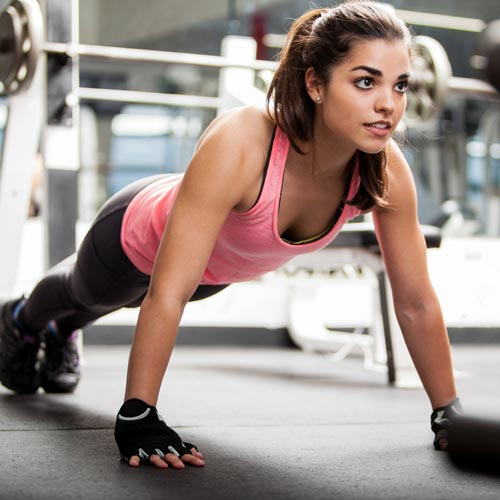
#> input picture assets/fitness.jpg, 500 x 500 px
$ python image_enhance.py
#> lines starting #> are read from the running program, lines starting #| are printed output that depends on the picture
#!/usr/bin/python3

from PIL import Image, ImageEnhance
im = Image.open("../assets/fitness.jpg")
#> im is the input picture: PIL image 500x500 RGB; mean R, G, B 157.4, 143.3, 137.6
enhancer = ImageEnhance.Color(im)
im2 = enhancer.enhance(0) # turn into black & white
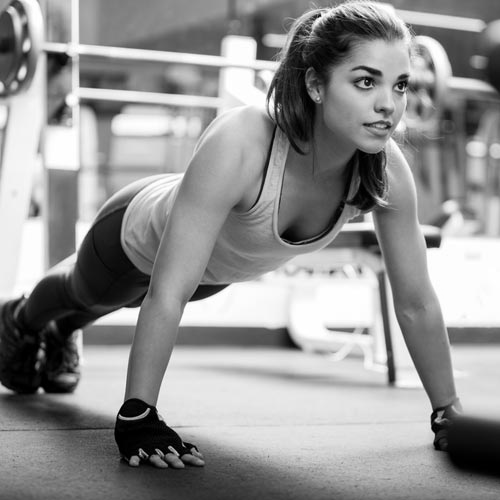
#> im2: PIL image 500x500 RGB; min 0, max 255, mean 146.9
im2.save("fitness_enhanced.jpg")

$ run again, with assets/amalfi_ilta.jpg copied over assets/fitness.jpg
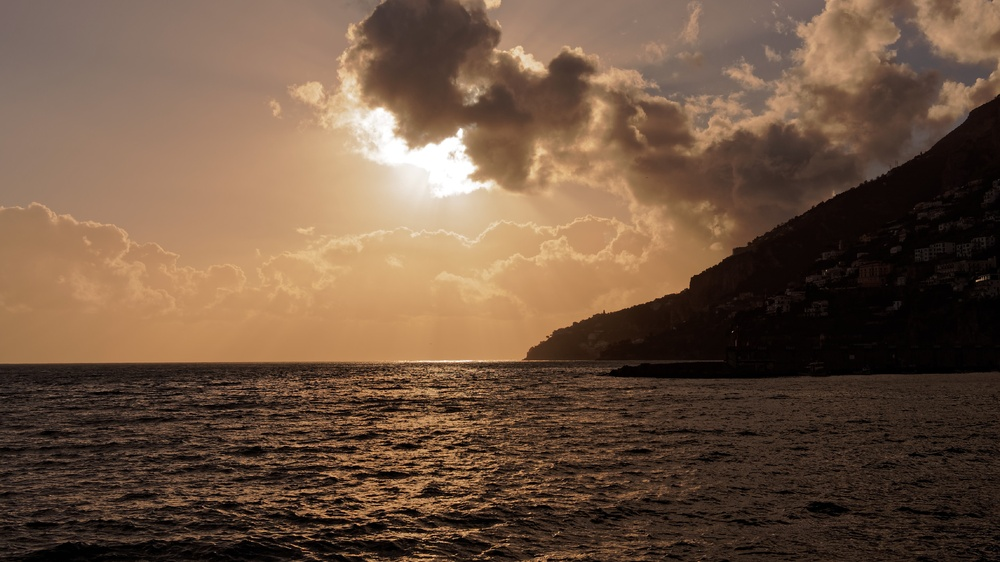
#> input picture assets/amalfi_ilta.jpg, 1000 x 562 px, shrunk from 2560 x 1440 before the run
#> im is the input picture: PIL image 1000x562 RGB; mean R, G, B 110.1, 84.6, 65
#> `im2 = enhancer.enhance(0)`:
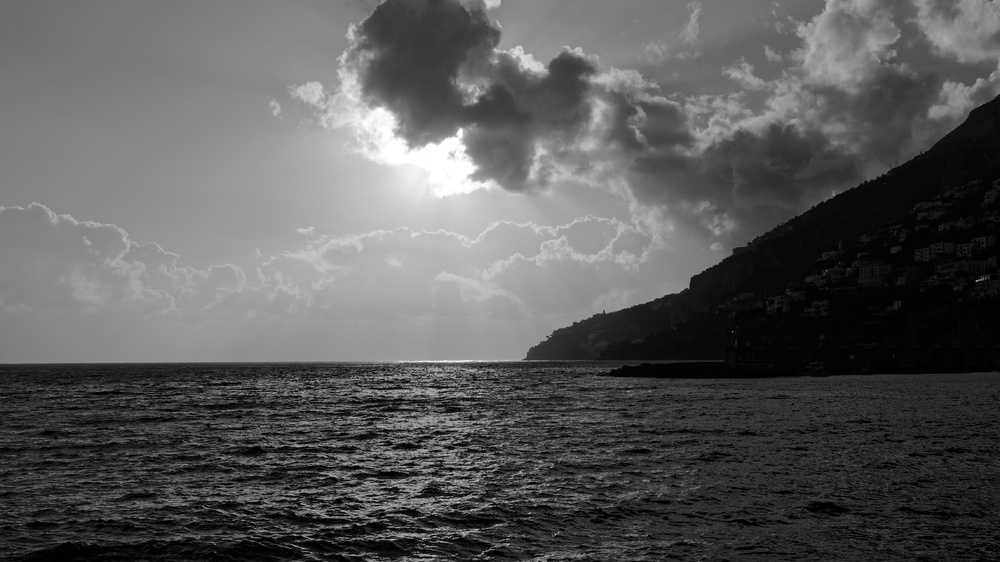
#> im2: PIL image 1000x562 RGB; min 0, max 255, mean 90

$ run again, with assets/bridge_in_rome.jpg copied over assets/fitness.jpg
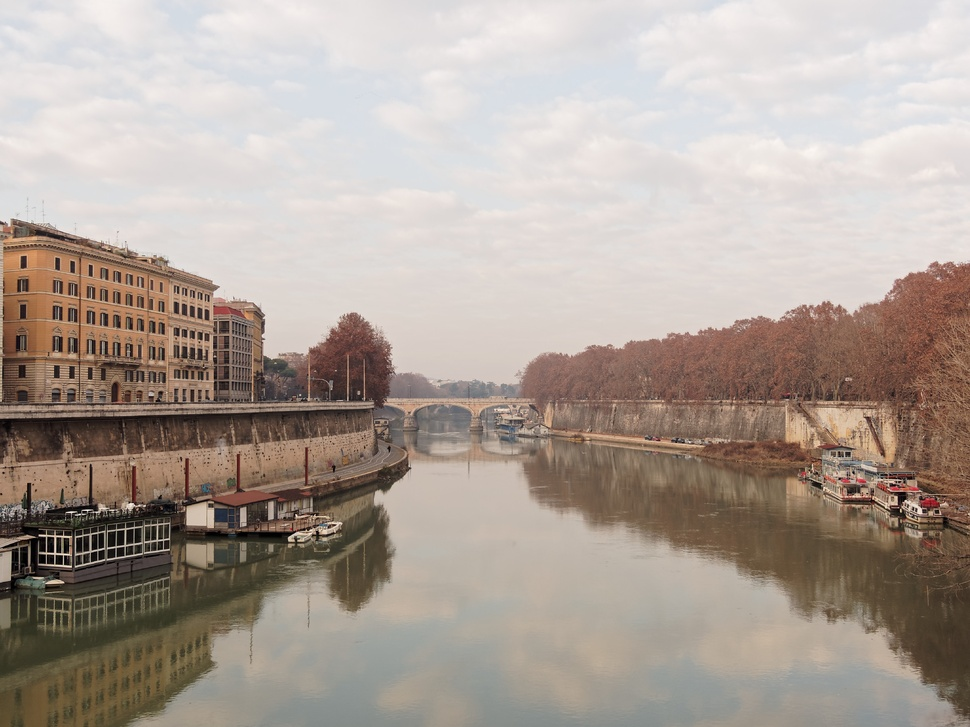
#> input picture assets/bridge_in_rome.jpg, 970 x 727 px, shrunk from 2560 x 1920 before the run
#> im is the input picture: PIL image 970x727 RGB; mean R, G, B 173.1, 161.3, 152.5
#> `im2 = enhancer.enhance(0)`:
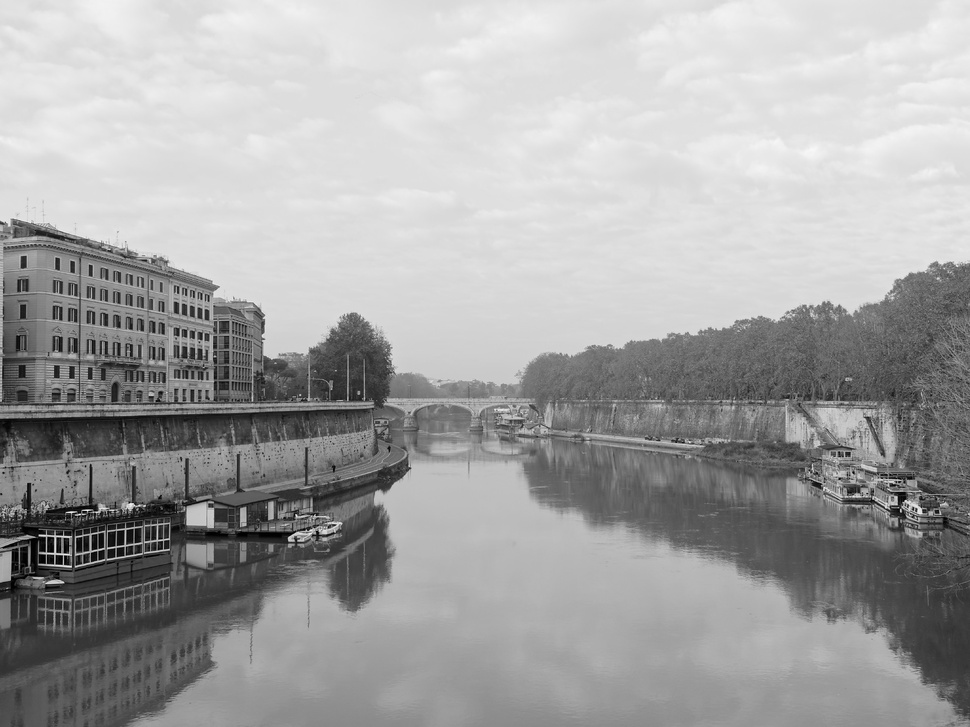
#> im2: PIL image 970x727 RGB; min 0, max 250, mean 163.8

$ run again, with assets/finland_resized.jpg copied over assets/fitness.jpg
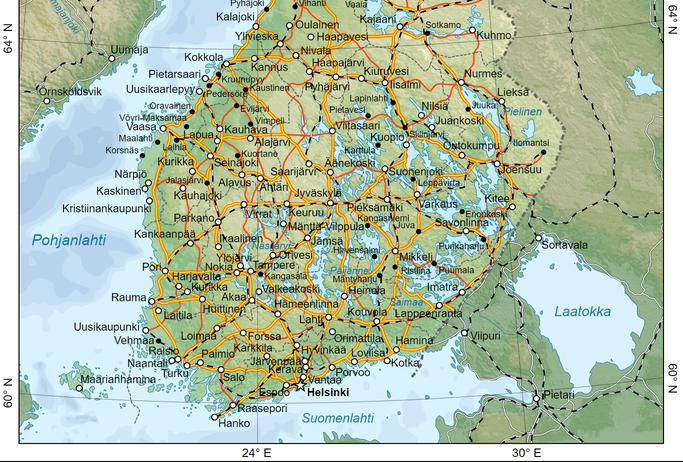
#> input picture assets/finland_resized.jpg, 683 x 462 px
#> im is the input picture: PIL image 683x462 RGB; mean R, G, B 178, 191.9, 170.2
#> `im2 = enhancer.enhance(0)`:
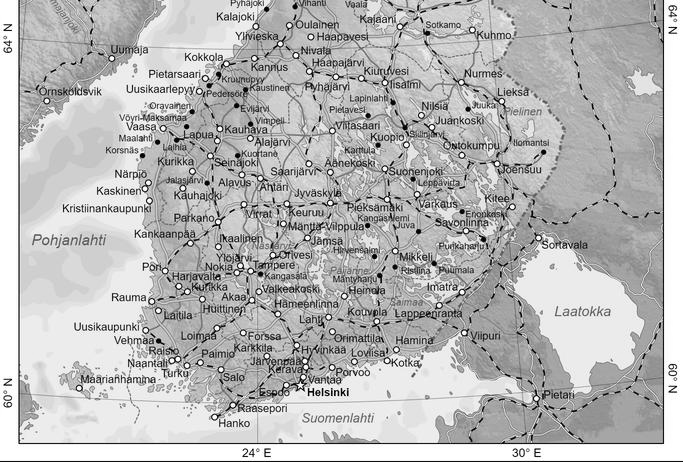
#> im2: PIL image 683x462 RGB; min 0, max 255, mean 185.3
